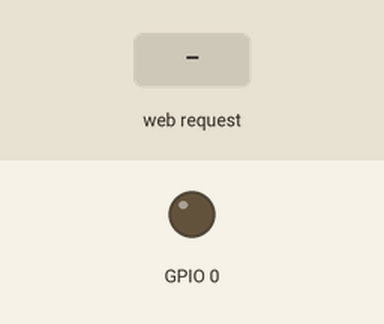
Recording of a sketch running on a simulated ESP32. Shown: output pins drawn as LEDs (lit = HIGH). Inputs (shaded band) come from the test bench. WiFi joins after 1.5 s; servers stay silent unless stated; what the sketch prints to the serial monitor is not drawn.

Above: at 2.7 s.
2.8 s: HTTP request GET /on received
At 3.2 s:
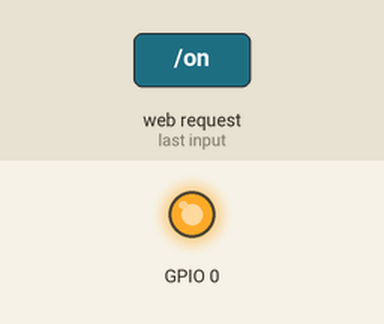
4.3 s: HTTP request GET /off received
At 5.5 s:
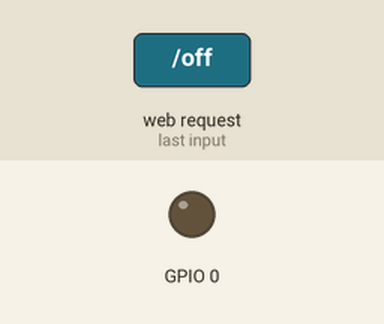
Timing chart, 0 to 7.3 s (numbered marks = the images above; inputs shaded):
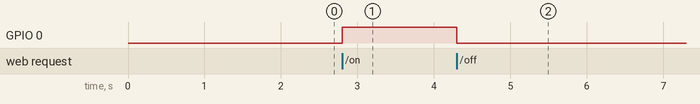

Measured:
- after the input at 2.8 s, GPIO 0: LOW → HIGH at once
- after the input at 4.3 s, GPIO 0: HIGH → LOW at once

The sketch:

068-wifi-mDNS.ino
```cpp
#include <WiFi.h>
#include <WebServer.h>
#include <ESPmDNS.h>

const char* ssid = "ここに自分のSSIDを入れてください";
const char* password = "ここに自分のパスワードを入れてください";

WebServer server(80);

void setup() {
  pinMode(0, OUTPUT);
  Serial.begin(115200);

  WiFi.begin(ssid, password);
  while (WiFi.status() != WL_CONNECTED) {
    delay(500);
  }
  Serial.print("IPアドレス: ");
  Serial.println(WiFi.localIP());

  if (MDNS.begin("kumitate-c3")) {
    Serial.println("mDNSを開始しました: http://kumitate-c3.local");
  } else {
    Serial.println("mDNSの開始に失敗しました");
  }

  server.on("/", handleRoot);
  server.on("/on", handleOn);
  server.on("/off", handleOff);
  server.begin();
}

void loop() {
  server.handleClient();
}

void handleRoot() {
  String html = "<html><body>";
  html += "<h1>KUMITATE-C3 LED Control</h1>";
  html += "<a href=\"/on\">LED ON</a><br>";
  html += "<a href=\"/off\">LED OFF</a>";
  html += "</body></html>";
  server.send(200, "text/html", html);
}

void handleOn() {
  digitalWrite(0, HIGH);
  handleRoot();
}

void handleOff() {
  digitalWrite(0, LOW);
  handleRoot();
}
```
